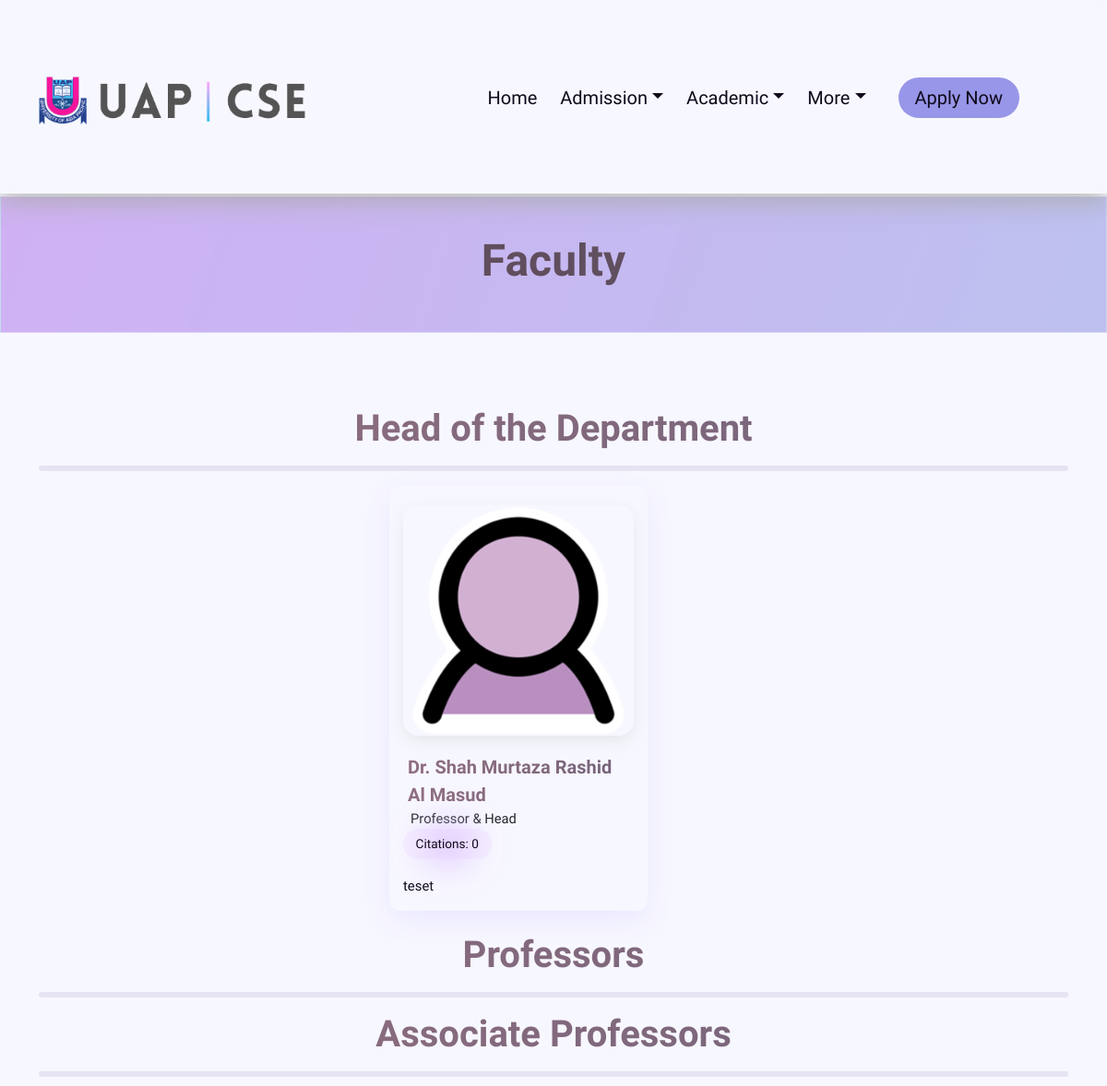
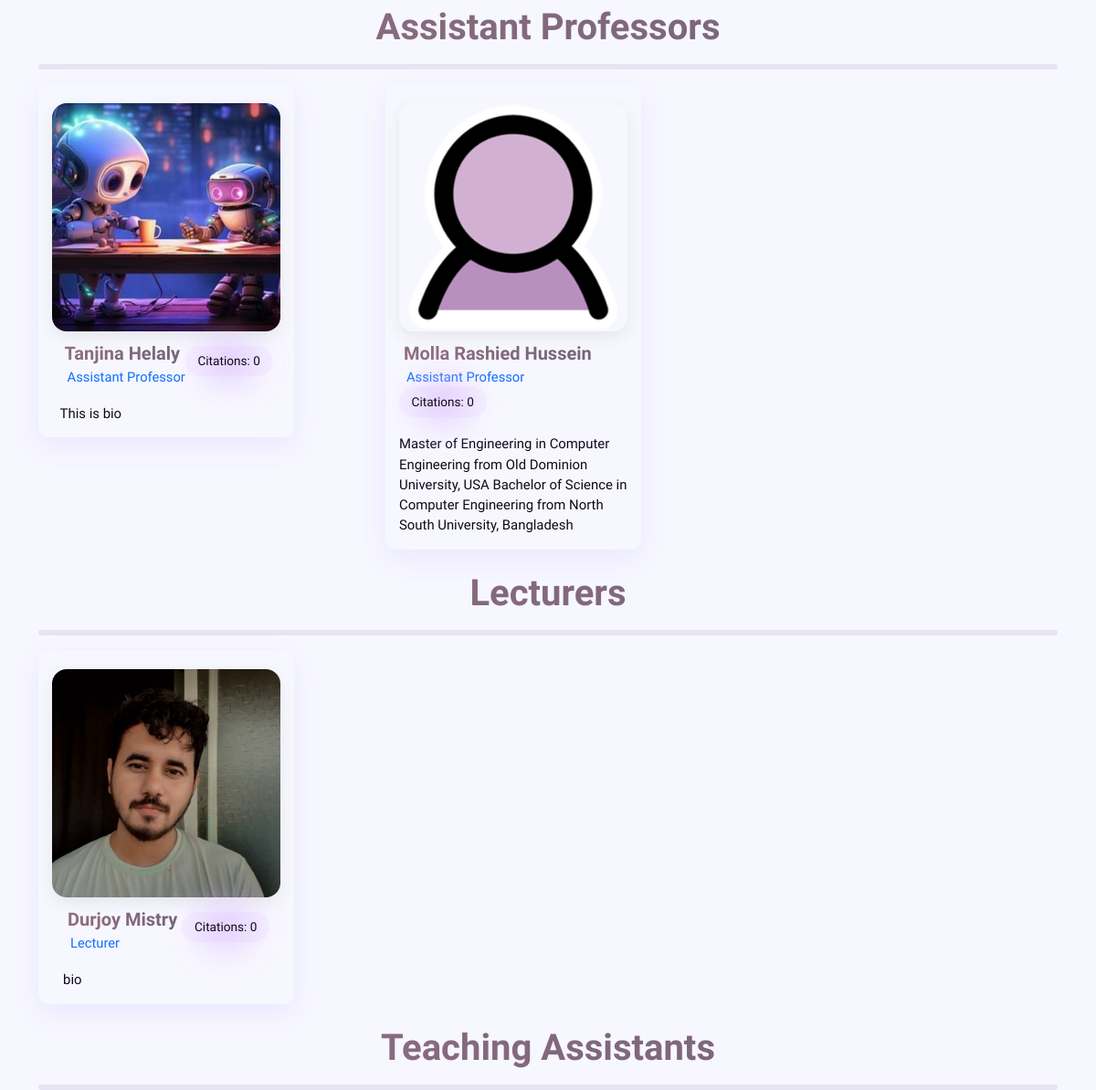
The app's page /faculty/ with its own data (2 pictures, top to bottom).
### faculty/models.py (models this page shows, shortened)
class Faculty(models.Model):
    DESIGNATION_CHOICES = [
        ('Professor', 'Professor'),
        ('Associate Professor', 'Associate Professor'),
        ('Assistant Professor', 'Assistant Professor'),
        ('Lecturer', 'Lecturer'),
        ('Teaching Assistant', 'Teaching Assistant'),
    ]
    user = models.OneToOneField(User, on_delete=models.CASCADE)
    name = models.CharField(max_length=50, default="Name")
    shortname = models.CharField(max_length=5, default='N/A')  # 🆕 short name field
    designation = models.CharField(max_length=20, choices=DESIGNATION_CHOICES, null=True)
    phone = models.CharField(max_length=11)
    bio = models.TextField(max_length=200)
    about = RichTextField(blank=True, null=True)  # 🆕 Replaced TextField with RichTextField
    profile_pic = models.ImageField(upload_to='faculty_photos/', default='defaults/faculty.png', null=True, blank=True)
    joining_date = models.DateField(null=True)
    google_scholar_url = models.URLField(max_length=255, blank=True, null=True)
    researchgate_url = models.URLField(max_length=255, blank=True, null=True)
    orcid_url = models.URLField(max_length=255, blank=True, null=True)
    scopus_url = models.URLField(max_length=255, blank=True, null=True)
    linkedin_url = models.URLField(max_length=255, blank=True, null=True)
    citation = models.PositiveIntegerField(default=0, blank=True, null=True)
    sl = models.PositiveIntegerField(unique=True, blank=True, null=True)
    routine = models.FileField(upload_to='faculty_routines/', null=True, blank=True)

### uap_cse/views.py (the view)
# urls.py: path('faculty/', views.faculty, name='faculty'),
def faculty(request):
    facultys = Faculty.objects.all()
    return render(request, 'faculty/faculty.html', {
        'facultys' : facultys
    })

### templates/faculty/faculty.html (shortened to what this page needs)
{% extends "base.html" %}
{% load static %}
{% block head %}
    <link rel="stylesheet" href="{% static 'css/faculty.css' %}">
    <link rel="stylesheet" href="{% static 'css/global.css' %}">
{% endblock %}
{% block content %}
<div class="banner-global">
    <h1 class="gradient-text-global-big-size">Faculty</h1>
</div>
<div class="container">
    <h1 class="gradient-text-global text-center">Head of the Department</h1>
    <hr class="fat_hr">
    <div class="row g-4">
        {% for faculty in facultys %}
            {% if faculty.sl == 1 %}
            <div class="col-sm-12 col-md-6 col-lg-4 mx-auto">
                <div class="faculty-card text-center">
                    <div class="profile-img-container">
                        <a href="{% url 'faculty_detail' faculty.pk %}">
                            <img src="{{ faculty.profile_pic.url }}" alt="Faculty" class="profile-img" />
                        </a>
                    </div>
                    <div class="card-body text-start">
                        <div class="top-row mb-1">
                            <div>
                                <div class="gradient-text-global card-title">
                                    <a href="{% url 'faculty_detail' faculty.pk %}" class="no-underline">{{ faculty.name }}</a>
                                </div>
                                <div class="card-subtitle">{{ faculty.designation }} & Head</div>
                            </div>
                            <div class="citation-count">Citations: {{ faculty.citation }}</div>
                        </div>
                        <p class="card-text">{{ faculty.bio }}</p>
                    </div>
                </div>
            </div>
            {% endif %}
        {% endfor %}
    </div>
</div>
<br>
<div class="container">
    <h1 class="gradient-text-global text-center">Professors</h1>
    <hr class="fat_hr">
</div>
<br>
<div class="container">
    <h1 class="gradient-text-global text-center">Associate Professors</h1>
    <hr class="fat_hr">
</div>
<br>
<div class="container">
    <h1 class="gradient-text-global text-center">Assistant Professors</h1>
    <hr class="fat_hr">
    <div class="row g-4">
        {% for faculty in facultys %}
            {% if faculty.designation == "Assistant Professor" and faculty.sl != 1 %}
            <div class="col-sm-12 col-md-6 col-lg-4">
                {% include "faculty/faculty_card.html" %}
            </div>
            {% endif %}
        {% endfor %}
    </div>
</div>
<br>
<div class="container">
    <h1 class="gradient-text-global text-center">Lecturers</h1>
    <hr class="fat_hr">
    <div class="row g-4">
        {% for faculty in facultys %}
            {% if faculty.designation == "Lecturer" and faculty.sl != 1 %}
            <div class="col-sm-12 col-md-6 col-lg-4">
                {% include "faculty/faculty_card.html" %}
            </div>
            {% endif %}
        {% endfor %}
    </div>
</div>
<br>
<div class="container">
    <h1 class="gradient-text-global text-center">Teaching Assistants</h1>
    <hr class="fat_hr">
</div>
{% endblock %}

### templates/faculty/faculty_card.html
<a href="{% url 'faculty_detail' faculty.pk %}" class="faculty-card-link">
    <div class="faculty-card text-center">
        <div class="wrapper">
           <img src="{{ faculty.profile_pic.url }}" alt="{{ faculty.name }}" class="profile-img cover-img" />
        </div>
        <div class="card-body text-start">
            <div class="top-row mb-1">
                <div>
                    <div class="gradient-text-global card-title">
                        {{ faculty.name }}
                    </div>
                    <div class="card-subtitle">{{ faculty.designation }}</div>
                </div>
                <div class="citation-count">
                    Citations: {{ faculty.citation }}
                </div>
            </div>
            <p class="card-text">
                {{ faculty.bio|truncatewords:25 }}
            </p>
        </div>
    </div>
</a>

### static/css/faculty.css (style rules this page uses)
.faculty-card-link { text-decoration: none; display: block; transition: transform 0.3s ease; }
.faculty-card { width: 100%; max-width: 280px; height: auto; display:flex; flex-direction: column; justify-content: center; align-items: center; padding: 15px; border-radius: 12px; background: rgba(255, 255, 255, 0.1); backdrop-filter: blur(15px); box-shadow: 0px 10px 30px rgba(130, 100, 255, 0.1); transition: transform 0.4s ease, box-shadow 0.4s ease; }
.wrapper { width: 250px; max-width: 250px; height: 250px; transition: all 0.5s; border-radius: 16px; position: relative; z-index: -1; }
.profile-img { width: 250px; height: 250px; max-width: 250px; max-height: 250px; object-fit: cover; margin-top: 10px; justify-content: center; align-items: center; display: flex; border-radius: 16px; box-shadow: 0 6px 18px rgba(0, 0, 0, 0.08); transition: transform 0.4s ease; opacity: 0; transform: translateY(30px) scale(0.8); animation: popThenFloat 1.4s ease-out forwards, floatIdle 3s ease-in-out 1.4s infinite alternate; }
.card-body { padding: 1.25rem 1.5rem 1.8rem; margin-top: 10px; }
.top-row { display: flex; justify-content: space-between; align-items: center; flex-wrap: wrap; }
.card-title { font-size: 1.25rem; font-weight: 700; margin: 5px; color: var(--txt-color); }
.card-subtitle { padding-left: 10px; font-size: 0.92rem; color: var(--txt-color); margin-left: -2px; }
.citation-count { padding: 0.4rem 0.85rem; background-color: rgba(240, 230, 255, 0.5); border-radius: 1rem; font-weight: 500; color: var(--txt-color); font-size: 0.85rem; position: relative; z-index: 1; }
.citation-count::after { content: ""; position: absolute; top: -10px; left: -10px; width: calc(100% + 20px); height: calc(100% + 20px); background: radial-gradient(circle, #d8b6ff 15%, transparent 60%); border-radius: 2rem; z-index: -1; filter: blur(18px); animation: glowPulse 2.8s ease-in-out infinite; opacity: 0.8; }
.card-text { font-size: 0.93rem; margin-top: 1.15rem; line-height: 1.5; color: var(--txt-color); }

### static/css/global.css (style rules this page uses)
body { font-family: 'Lexend', sans-serif; background-size: 400% 400%; margin: 0; }
.gradient-text-global { background: linear-gradient(108.4deg, rgb(142, 109, 128) 6.9%, rgb(90, 90, 115) 86.5%); background-clip: text; font-weight: bold; -webkit-background-clip: text; -webkit-text-fill-color: transparent; animation: gradientMove 10s ease infinite; background-size: 200% 200%; }
.gradient-text-global-big-size { background: linear-gradient(108.4deg, rgb(98, 75, 88) 6.9%, rgb(90, 90, 115) 86.5%); background-clip: text; -webkit-background-clip: text; -webkit-text-fill-color: transparent; font-weight: bold; font-size: 3em; animation: gradientMove 10s ease infinite; background-size: 200% 200%; }
.banner-global { transform-origin: top center; margin-top: -15px; margin-bottom: 80px; width: 100%; padding: 40px; background-image: linear-gradient(108.4deg, rgba(197, 159, 241, 0.8), rgba(152, 197, 229, 0.82)); background-size: 200% 200%; animation: gradientAnimation 10s ease infinite; position: relative; backdrop-filter: blur(10px); -webkit-backdrop-filter: blur(10px); border: 1px solid rgba(255, 255, 255, 0.3); overflow: hidden; transition: background 0.5s ease-in-out; text-align: center; }
.fat_hr { border: 3px solid #b3a8cb; width: 100%; border-radius: 1rem; }

### static/css/base.css (style rules this page uses)
:root { --primary-color: #9896e8; --bg-color: #f7f7ff; --bg-shade: rgba(0, 0, 0, 0.03); --txt-color: #0f091a; --shadow-color: rgba(170, 170, 170, 0.78); --secondary-color: rgba(181, 181, 238, 0.39); transition: background-color 0.3s ease-in-out, color 0.3s ease-in-out, border-color 0.3s ease-in-out; }
* { box-sizing: border-box; margin: 0; padding: 0; font-family: 'Lexend', sans-serif; transition: background-color 0.3s ease-in-out, color 0.3s ease-in-out, border-color 0.3s ease-in-out, box-shadow 0.3s ease-in-out; }
body { background-color: var(--bg-color); --header-color: var(--primary-color); }
p { font-size: 16px; line-height: 1.6; color: var(--txt-color); }

### records on screen
Faculty: profile_pic (picture), name "Dr. Shah Murtaza Rashid Al Masud", designation "Professor", citation "0", bio "teset"
Faculty: profile_pic (picture), name "Tanjina Helaly", designation "Assistant Professor", citation "0", bio "This is bio"
Faculty: profile_pic (picture), name "Molla Rashied Hussein", designation "Assistant Professor", citation "0", bio "Master of Engineering in Computer Engineering from Old Dominion University, USA Bachelor of Science in Computer Engineering from North South University, Bangladesh"
Faculty: profile_pic (picture), name "Durjoy Mistry", designation "Lecturer", citation "0", bio "bio"
